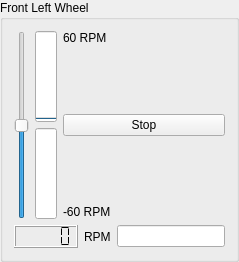
          <widget class="QGroupBox" name="groupBox_3">
           <property name="sizePolicy">
            <sizepolicy hsizetype="Preferred" vsizetype="Preferred">
             <horstretch>1</horstretch>
             <verstretch>1</verstretch>
            </sizepolicy>
           </property>
           <property name="focusPolicy">
            <enum>Qt::NoFocus</enum>
           </property>
           <property name="title">
            <string>Front Left Wheel</string>
           </property>
           <layout class="QVBoxLayout" name="verticalLayout_22">
            <item>
             <layout class="QHBoxLayout" name="horizontalLayout_2">
              <item>
               <widget class="QSlider" name="slider_FrontLeftWheel">
                <property name="focusPolicy">
                 <enum>Qt::NoFocus</enum>
                </property>
                <property name="minimum">
                 <number>-100</number>
                </property>
                <property name="maximum">
                 <number>100</number>
                </property>
                <property name="value">
                 <number>0</number>
                </property>
                <property name="orientation">
                 <enum>Qt::Vertical</enum>
                </property>
               </widget>
              </item>
              <item>
               <layout class="QVBoxLayout" name="verticalLayout_3">
                <item>
                 <widget class="QProgressBar" name="progressBar_FrontLeftWheelForwards">
                  <property name="focusPolicy">
                   <enum>Qt::NoFocus</enum>
                  </property>
                  <property name="layoutDirection">
                   <enum>Qt::LeftToRight</enum>
                  </property>
                  <property name="value">
                   <number>0</number>
                  </property>
                  <property name="textVisible">
                   <bool>true</bool>
                  </property>
                  <property name="orientation">
                   <enum>Qt::Vertical</enum>
                  </property>
                  <property name="textDirection">
                   <enum>QProgressBar::TopToBottom</enum>
                  </property>
                 </widget>
                </item>
                <item>
                 <widget class="QProgressBar" name="progressBar_FrontLeftWheelBackwards">
                  <property name="focusPolicy">
                   <enum>Qt::NoFocus</enum>
                  </property>
                  <property name="layoutDirection">
                   <enum>Qt::LeftToRight</enum>
                  </property>
                  <property name="value">
                   <number>0</number>
                  </property>
                  <property name="orientation">
                   <enum>Qt::Vertical</enum>
                  </property>
                  <property name="invertedAppearance">
                   <bool>true</bool>
                  </property>
                 </widget>
                </item>
               </layout>
              </item>
              <item>
               <layout class="QVBoxLayout" name="verticalLayout_2">
                <item>
                 <widget class="QLabel" name="label_8">
                  <property name="focusPolicy">
                   <enum>Qt::NoFocus</enum>
                  </property>
                  <property name="text">
                   <string>60 RPM</string>
                  </property>
                 </widget>
                </item>
                <item>
                 <spacer name="verticalSpacer_2">
                  <property name="focusPolicy">
                   <enum>Qt::NoFocus</enum>
                  </property>
                  <property name="orientation">
                   <enum>Qt::Vertical</enum>
                  </property>
                  <property name="sizeHint" stdset="0">
                   <size>
                    <width>20</width>
                    <height>40</height>
                   </size>
                  </property>
                 </spacer>
                </item>
                <item>
                 <widget class="QPushButton" name="pushButton_FrontLeftWheelStop">
                  <property name="focusPolicy">
                   <enum>Qt::NoFocus</enum>
                  </property>
                  <property name="text">
                   <string>Stop</string>
                  </property>
                 </widget>
                </item>
                <item>
                 <spacer name="verticalSpacer">
                  <property name="focusPolicy">
                   <enum>Qt::NoFocus</enum>
                  </property>
                  <property name="orientation">
                   <enum>Qt::Vertical</enum>
                  </property>
                  <property name="sizeHint" stdset="0">
                   <size>
                    <width>20</width>
                    <height>40</height>
                   </size>
                  </property>
                 </spacer>
                </item>
                <item>
                 <widget class="QLabel" name="label_9">
                  <property name="focusPolicy">
                   <enum>Qt::NoFocus</enum>
                  </property>
                  <property name="text">
                   <string>-60 RPM</string>
                  </property>
                 </widget>
                </item>
               </layout>
              </item>
             </layout>
            </item>
            <item>
             <layout class="QHBoxLayout" name="horizontalLayout_15">
              <item>
               <widget class="QLCDNumber" name="lcdNumber_FrontLeftWheel">
                <property name="focusPolicy">
                 <enum>Qt::NoFocus</enum>
                </property>
                <property name="smallDecimalPoint">
                 <bool>false</bool>
                </property>
                <property name="segmentStyle">
                 <enum>QLCDNumber::Flat</enum>
                </property>
                <property name="value" stdset="0">
                 <double>0.000000000000000</double>
                </property>
               </widget>
              </item>
              <item>
               <widget class="QLabel" name="label_20">
                <property name="focusPolicy">
                 <enum>Qt::NoFocus</enum>
                </property>
                <property name="text">
                 <string>RPM</string>
                </property>
               </widget>
              </item>
              <item>
               <widget class="IntEdit" name="lineEdit_FrontLeftWheel">
                <property name="focusPolicy">
                 <enum>Qt::ClickFocus</enum>
                </property>
                <property name="clearButtonEnabled">
                 <bool>false</bool>
                </property>
               </widget>
              </item>
             </layout>
            </item>
           </layout>
          </widget>
